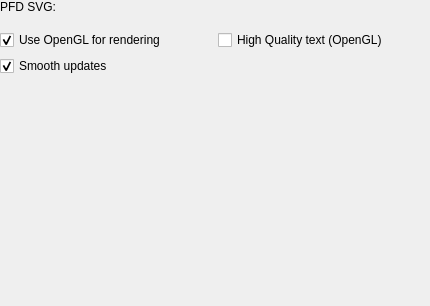
<?xml version="1.0" encoding="UTF-8"?>
<ui version="4.0">
 <class>PFDGadgetOptionsPage</class>
 <widget class="QWidget" name="PFDGadgetOptionsPage">
  <property name="geometry">
   <rect>
    <x>0</x>
    <y>0</y>
    <width>430</width>
    <height>306</height>
   </rect>
  </property>
  <property name="sizePolicy">
   <sizepolicy hsizetype="Expanding" vsizetype="Expanding">
    <horstretch>0</horstretch>
    <verstretch>0</verstretch>
   </sizepolicy>
  </property>
  <property name="windowTitle">
   <string>Form</string>
  </property>
  <layout class="QVBoxLayout" name="verticalLayout_2">
   <property name="margin">
    <number>0</number>
   </property>
   <item>
    <widget class="QScrollArea" name="scrollArea">
     <property name="frameShape">
      <enum>QFrame::NoFrame</enum>
     </property>
     <property name="frameShadow">
      <enum>QFrame::Plain</enum>
     </property>
     <property name="widgetResizable">
      <bool>true</bool>
     </property>
     <widget class="QWidget" name="scrollAreaWidgetContents">
      <property name="geometry">
       <rect>
        <x>0</x>
        <y>0</y>
        <width>430</width>
        <height>306</height>
       </rect>
      </property>
      <layout class="QVBoxLayout" name="verticalLayout">
       <property name="margin">
        <number>0</number>
       </property>
       <item>
        <layout class="QHBoxLayout" name="horizontalLayout" stretch="0,0">
         <property name="spacing">
          <number>10</number>
         </property>
         <property name="sizeConstraint">
          <enum>QLayout::SetMaximumSize</enum>
         </property>
         <property name="bottomMargin">
          <number>10</number>
         </property>
         <item>
          <widget class="QLabel" name="label">
           <property name="text">
            <string>PFD SVG: </string>
           </property>
          </widget>
         </item>
         <item>
          <widget class="Utils::PathChooser" name="svgSourceFile" native="true">
           <property name="sizePolicy">
            <sizepolicy hsizetype="MinimumExpanding" vsizetype="Preferred">
             <horstretch>0</horstretch>
             <verstretch>0</verstretch>
            </sizepolicy>
           </property>
          </widget>
         </item>
        </layout>
       </item>
       <item>
        <layout class="QHBoxLayout" name="horizontalLayout_2">
         <item>
          <widget class="QCheckBox" name="useOpenGL">
           <property name="enabled">
            <bool>true</bool>
           </property>
           <property name="text">
            <string>Use OpenGL for rendering</string>
           </property>
           <property name="checked">
            <bool>true</bool>
           </property>
          </widget>
         </item>
         <item>
          <widget class="QCheckBox" name="hqText">
           <property name="text">
            <string>High Quality text (OpenGL)</string>
           </property>
          </widget>
         </item>
        </layout>
       </item>
       <item>
        <layout class="QHBoxLayout" name="horizontalLayout_3">
         <item>
          <widget class="QCheckBox" name="smoothUpdates">
           <property name="text">
            <string>Smooth updates</string>
           </property>
           <property name="checked">
            <bool>true</bool>
           </property>
          </widget>
         </item>
        </layout>
       </item>
       <item>
        <spacer name="verticalSpacer">
         <property name="orientation">
          <enum>Qt::Vertical</enum>
         </property>
         <property name="sizeType">
          <enum>QSizePolicy::MinimumExpanding</enum>
         </property>
         <property name="sizeHint" stdset="0">
          <size>
           <width>20</width>
           <height>40</height>
          </size>
         </property>
        </spacer>
       </item>
      </layout>
     </widget>
    </widget>
   </item>
  </layout>
 </widget>
 <customwidgets>
  <customwidget>
   <class>Utils::PathChooser</class>
   <extends>QWidget</extends>
   <header>utils/pathchooser.h</header>
   <container>1</container>
  </customwidget>
 </customwidgets>
 <resources/>
 <connections/>
</ui>
